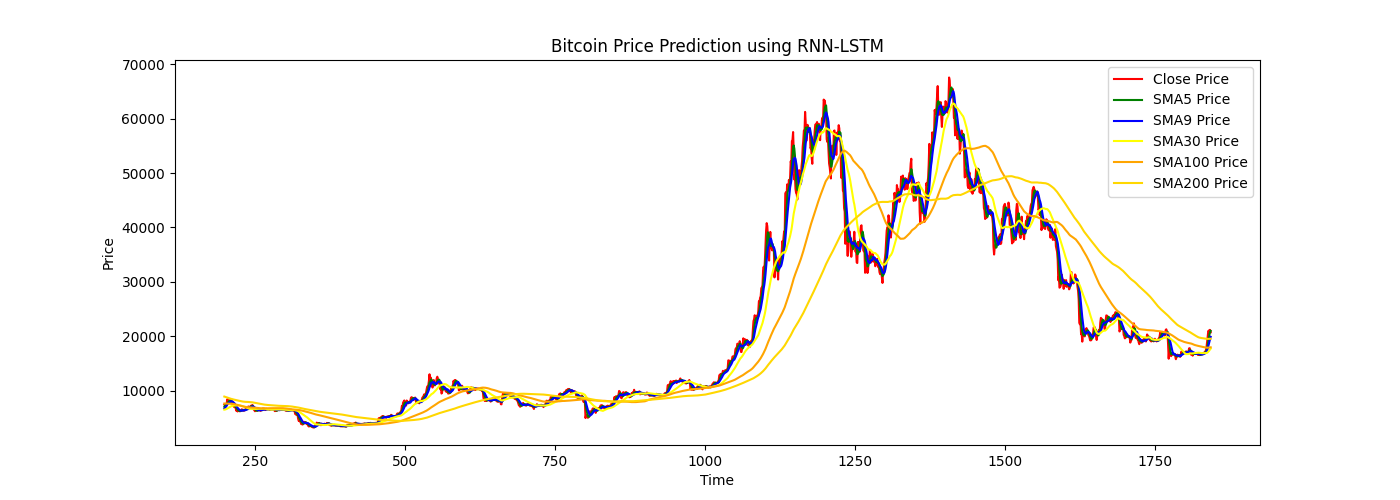

Write the Python code that produced this figure.
import matplotlib
import numpy as np
import pandas as pd
import yfinance as yf
import matplotlib.pyplot as plt
from tensorflow.keras import Sequential
from sklearn.preprocessing import MinMaxScaler
from sklearn.metrics import mean_absolute_error
from tensorflow.keras.layers import Dense, LSTM, Dropout

# Get Bitcoin data
data = yf.download(tickers='BTC-USD',start="2018-01-01", interval = '1d')
data = data.reset_index()

data = data.drop(['Date', 'Adj Close'], axis = 1)
data['SMA5'] = data['Close'].rolling(5).mean()
data['SMA9'] = data['Close'].rolling(9).mean()
data['SMA30'] = data['Close'].rolling(30).mean()
data['SMA100'] = data['Close'].rolling(100).mean()
data['SMA200'] = data['Close'].rolling(200).mean()
data.dropna(inplace=True)

plt.figure(figsize=(14,5))
plt.plot(data['Close'], color = 'red', label = 'Close Price')
plt.plot(data['SMA5'], color = 'green', label = 'SMA5 Price')
plt.plot(data['SMA9'], color = 'blue', label = 'SMA9 Price')
plt.plot(data['SMA30'], color = 'yellow', label = 'SMA30 Price')
plt.plot(data['SMA100'], color = 'orange', label = 'SMA100 Price')
plt.plot(data['SMA200'], color = 'gold', label = 'SMA200 Price')
plt.title('Bitcoin Price Prediction using RNN-LSTM')
plt.xlabel('Time')
plt.ylabel('Price')
plt.legend()
plt.savefig("FeatureImportance.png")

# Feature selection by variance threshold method
from sklearn.preprocessing import StandardScaler
from sklearn.feature_selection import VarianceThreshold

scaler = StandardScaler()
data = pd.DataFrame(scaler.fit_transform(data), columns = data.columns)
selector = VarianceThreshold(1)
selector.fit(data)
print(data.columns[selector.get_support()])
# Index(['Close', 'Volume', 'SMA30', 'SMA200'], dtype='object')


# Univariate feature selection by SelectKBest
from sklearn.feature_selection import SelectKBest, mutual_info_regression
scaler = MinMaxScaler()
Y_train = data['Close']
X_train = data.drop(['Close'], axis = 1)
selector = SelectKBest(mutual_info_regression, k = 4)
selector.fit(X_train, Y_train)
print(X_train.columns[selector.get_support()])
# Index(['Open', 'High', 'Low', 'SMA5'], dtype='object')


# Recursive Feature Removal (RFE)
from sklearn.datasets import make_friedman1
from sklearn.feature_selection import RFE
from sklearn.svm import SVR
estimator = SVR(kernel="linear")
selector = RFE(estimator, n_features_to_select=5, step=1)
selector = selector.fit(X_train, Y_train)
print(X_train.columns[selector.get_support()])
# Index(['Open', 'High', 'Low', 'SMA5', 'SMA9'], dtype='object')
